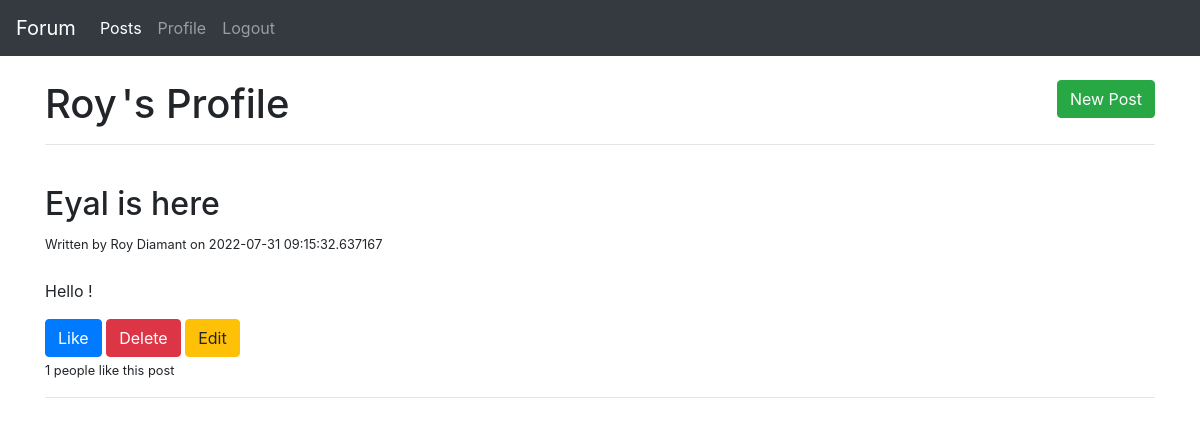
The app's page /posts/profile/1 with its own data.
### web.py (models this page shows, shortened)
class User(db.Model):
    id = db.Column(db.Integer, primary_key=True)
    fname = db.Column(db.String(10), nullable=False)
    lname = db.Column(db.String(20), nullable=False)
    password = db.Column(db.String(20), nullable=False)
    date_birth = db.Column(db.String(30), nullable=False)
    email = db.Column(db.String(20))
    gender = db.Column(db.String(1), nullable=False)
    posts = db.relationship('BlogPost', backref='user')

class BlogPost(db.Model):
    id = db.Column(db.Integer, primary_key=True)
    title = db.Column(db.String(100), nullable=False)
    content = db.Column(db.Text, nullable=False)
    date_posted = db.Column(db.DateTime, nullable=False, default=datetime.utcnow())
    user_id = db.Column(db.Integer, db.ForeignKey(User.id), nullable=False)
    likes = db.relationship('Like', backref='blogpost')

### web.py (the view)
@app.route('/posts/profile/<int:user_id>')
def my_profile(user_id):
    user = User.query.get(user_id)
    return render_template('posts.html', posts=user.posts, user=user, type=1)

### templates/posts.html (shortened to what this page needs)
{% extends "base.html" %}
{% block body %}
<br>
{% if user %}
<h1 style="display:inline">{{user.fname}}</h1>
{% else %}
<h1 style="display:inline">Guest</h1>
{% endif %}
{% if type == 0 %}
    <h1 style="display:inline">'s News Feed</h1>
{% else %}
    <h1 style="display:inline">'s Profile</h1>
{% endif %}
<a class="btn btn-success float-right" href="/posts/new/{{user.id}}">New Post</a>
<br>
<hr>
    {% for post in posts %}
        <br>
        <h2>{{ post['title'] }}</h2>
        <small> Written by {{ post.user.fname }} {{ post.user.lname}} on {{ post.date_posted }}</small>
        <br>
        <br>
        <p style="white-space:pre-wrap">{{ post['content'] }}</p>
        {% if not user %}
             <a class="btn btn-primary" href='/signup'>Like</a>
        {% else %}
        {% if not post.id in user_id_likes %}
            <a class="btn btn-primary" href='/posts/like/{{post.id}}/{{user.id}}'>Like</a>
        {% else %}
            <a class="btn btn-primary" href='/posts/like/{{post.id}}/{{user.id}}'>Unlike</a>
        {% endif %}
        {% endif %}
        {% if type == 1 %}
            <a class="btn btn-danger" href='/posts/delete/{{post.id}}/{{user.id}}'>Delete</a>
            <a class="btn btn-warning" href='/posts/edit/{{post.id}}/{{user.id}}'>Edit</a>
        {% endif %}
        <br>
        <small>{{ post.likes |length }} people like this post</small>
        <hr>
    {% endfor %}
{% endblock body %}

### records on screen
User: fname "Roy"
BlogPost: title "Eyal is here", user.fname "Roy", user.lname "Diamant", date_posted "2022-07-31 09:15:32.637167", content "Hello !", likes|length "1"
